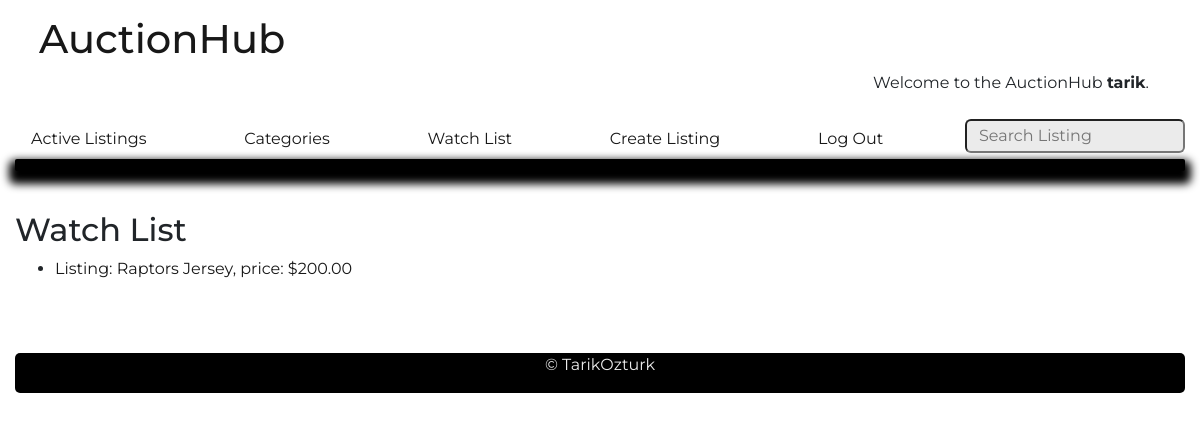
The page /watch_list/ (signed in) on the database as committed earlier.
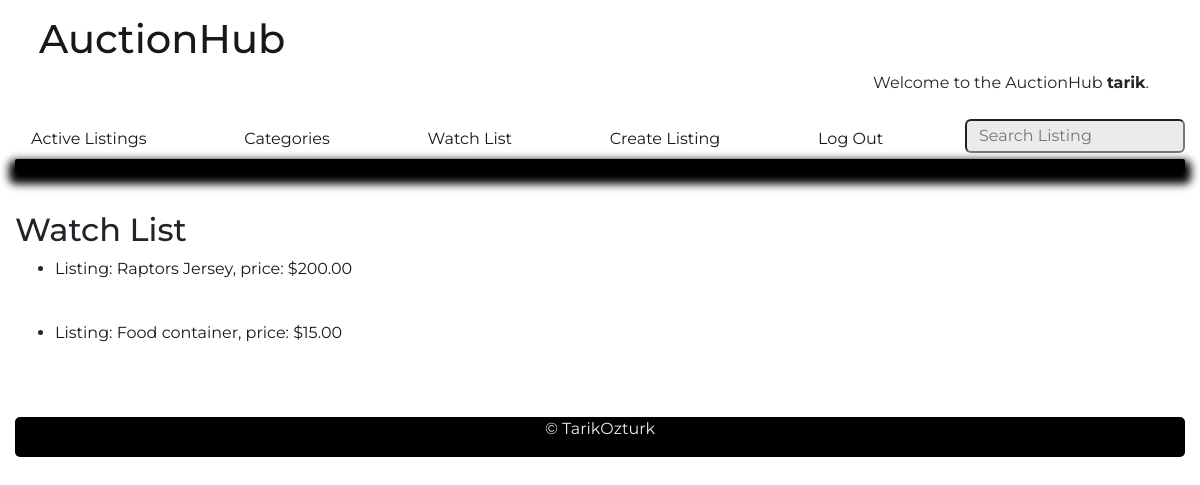
The same page on the database as committed later.
### auctions/models.py (models this page shows)
class WatchList(models.Model):
    user = models.ForeignKey(User, null=False, on_delete=models.CASCADE, related_name="watch_list")
    listing = models.ForeignKey(Listing, on_delete=models.CASCADE, null=True, related_name="listings")

class Listing(models.Model):
    title = models.CharField(max_length=64)
    description = models.CharField(max_length = 256)
    starting_bid = models.DecimalField(max_digits=20, decimal_places=2)
    current_price = models.DecimalField(max_digits=20, decimal_places=2)
    image_url = models.URLField(null=True, blank=True) #optionally add url field
    category = models.CharField(max_length=64, choices=CATEGORIES, default=CATEGORIES[5][1])
    active = models.BooleanField(default = True) #if the listing is active, default active
    seller = models.ForeignKey(User, null=False, on_delete=models.CASCADE, related_name="listing_sold")
    buyer = models.ForeignKey(User, null=True, on_delete=models.CASCADE, related_name="listing_bought")

### auctions/views.py (the view)
# urls.py: path("watch_list/", views.watch_list, name="watch_list"),
@login_required(login_url='login')
def watch_list(request):
    if request.method == "GET":
        user = request.user
        watch_lists = WatchList.objects.filter(user=user)
        return render(request, "auctions/watch_list.html", {
            "watch_lists": watch_lists
        })

### auctions/templates/auctions/watch_list.html (shortened to what this page needs)
{% extends "auctions/layout.html" %}
{% block body %}
    <h2>Watch List</h2>
    <ul>
    {% for watch_list in watch_lists %}
    <li><a href="../listing/{{ watch_list.listing.title }}">
        <div>
            <p> Listing: {{ watch_list.listing.title }}, price:  ${{ watch_list.listing.current_price }}</p>
            <br>
        </div>
    </li></a>
    {% endfor %}
    </ul>
{% endblock %}

Rows that differ between the two databases and show on the page:
added WatchList: listing "Food container", listing.current_price "15.00"
